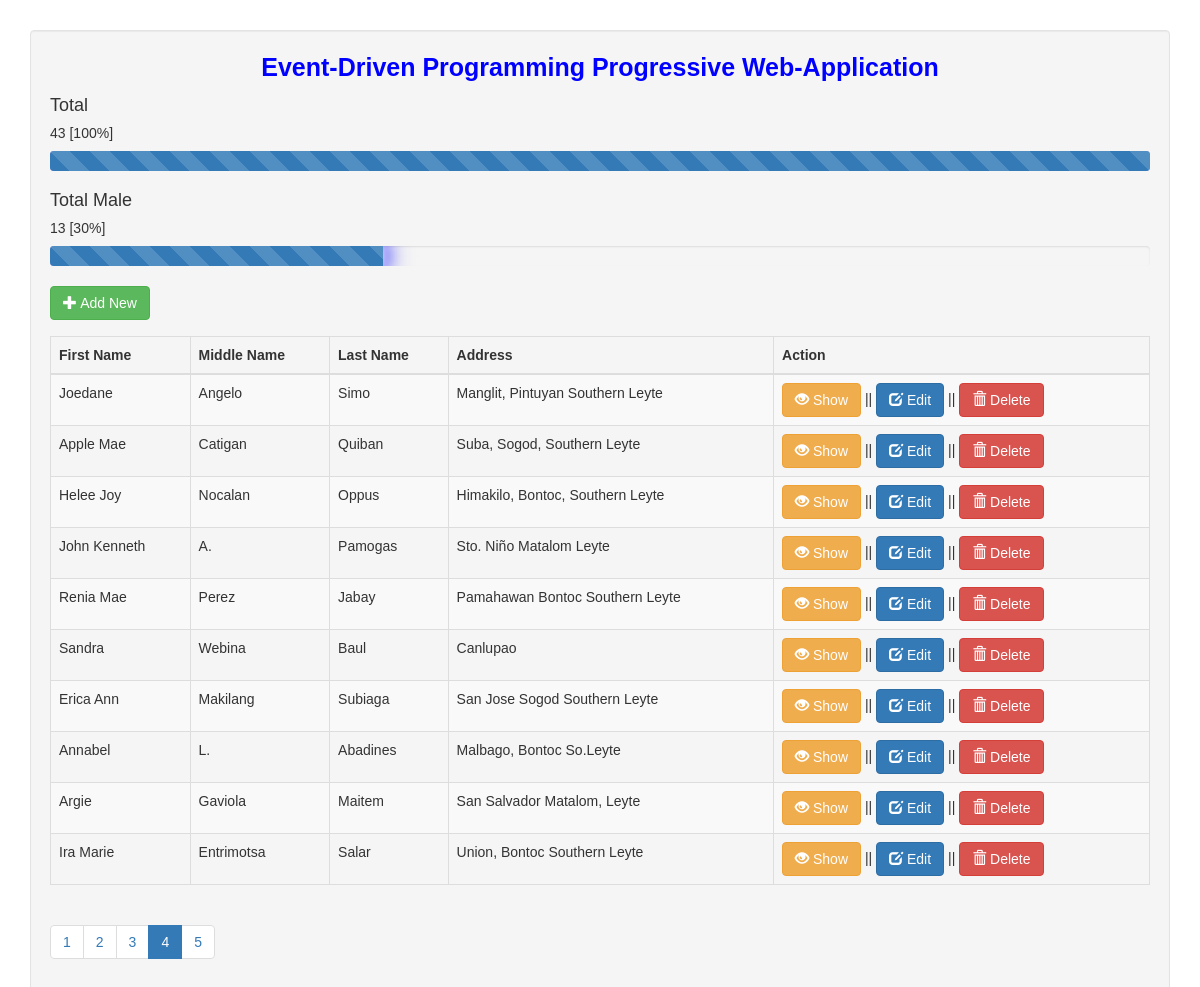
The app's page /index.php?page=4 with its own data.
### tables this page shows
CREATE TABLE `user` (
  `userid` int(11) NOT NULL,
  `firstname` varchar(30) NOT NULL,
  `middlename` varchar(255) NOT NULL,
  `lastname` varchar(30) NOT NULL,
  `birthdate` varchar(255) NOT NULL,
  `age` int(2) NOT NULL,
  `address` varchar(100) NOT NULL,
  `contact_no` bigint(12) NOT NULL,
  `civil_stat` varchar(255) NOT NULL,
  `gender` varchar(12) NOT NULL,
  `education_level` varchar(255) NOT NULL
);

### fetch.php (called while the page is built, shortened)
<?php
include('conn.php');
$total_users_query = mysqli_query($conn, "SELECT COUNT(*) as total_users FROM `user`");
$total_users_data = mysqli_fetch_assoc($total_users_query);
$total_users = $total_users_data['total_users'];
$male_users_query = mysqli_query($conn, "SELECT COUNT(*) as male_users FROM `user` WHERE gender = 'Male'");
$male_users_data = mysqli_fetch_assoc($male_users_query);
$male_users = $male_users_data['male_users'];
?>

### index.php (shortened to what this page needs)
<?php
include('fetch.php');
?>
<!DOCTYPE html>
<html lang="en">
<head>
    <link rel="stylesheet" href="https://maxcdn.bootstrapcdn.com/bootstrap/3.3.6/css/bootstrap.min.css" />
    <link rel="stylesheet" href="style.css">
    <link rel="stylesheet" href="https://cdnjs.cloudflare.com/ajax/libs/animate.css/4.1.1/animate.min.css"/>
</head>
<body>
    <div class="container">
        <div style="height:30px;"></div>
        <div class="well" style="margin:auto; padding:auto; width:auto;">
            <span style="font-size:25px; color:blue">
                <center class="animate__animated animate__pulse animate__infinite infinite">
                    <strong>Event-Driven Programming Progressive Web-Application</strong>
                </center>
            </span>
					<div class="card-columns">
						<div class="card">
							<div class="card-header"><h4>Total</h4></div>
							<div class="card-body">
								<h5 class="card-title"><?php echo $total_users; ?> [<?php echo round(($total_users / $total_users) * 100) . '%'; ?>]	</h5>
								<div class="progress">
									<div class="progress-bar bg-success progress-bar-striped animated glow rounded-pill" role="progressbar" style="width: <?php echo ($total_users / $total_users) * 100; ?>%" aria-valuenow="<?php echo ($total_users / $total_users) * 100; ?>" aria-valuemin="0" aria-valuemax="100"></div>
								</div>
							</div>
						</div>
						<div class="card">
							<div class="card-header"><h4>Total Male</h4></div>
							<div class="card-body">
								<h5 class="card-title"><?php echo $male_users; ?> [<?php echo round(($male_users / $total_users) * 100) . '%'; ?>]</h5>
								<div class="progress">
									<div class="progress-bar bg-success progress-bar-striped animated glow rounded-pill" role="progressbar" style="width: <?php echo ($male_users / $total_users) * 100; ?>%" aria-valuenow="<?php echo ($male_users / $total_users) * 100; ?>" aria-valuemin="0" aria-valuemax="100"></div>
								</div>
							</div>
						</div>
					</div>
			<span class="pull-left animate__animated animate__bounce">
                <a href="#addnew" data-toggle="modal" class="btn btn-success">
                    <span class="glyphicon glyphicon-plus"></span> Add New
                </a>
            </span>
            <div style="height:50px;"></div>
            <table class="table table-striped table-bordered table-hover">
                <thead>
                    <th>First Name</th>
                    <th>Middle Name</th>
                    <th>Last Name</th>
                    <th>Address</th>
                    <th>Action</th>
                </thead>
                <tbody>
                <?php
                    include('conn.php');
                    $limit = 10;
                    $page = isset($_GET['page']) ? $_GET['page'] : 1;
                    $start = ($page - 1) * $limit;
                    $query = mysqli_query($conn, "SELECT * FROM `user` LIMIT $start, $limit");
                    while ($row = mysqli_fetch_array($query)) {
                        ?>
                        <tr>
                            <td><?php echo ucwords($row['firstname']); ?></td>
                            <td><?php echo ucwords($row['middlename']); ?></td>
                            <td><?php echo ucwords($row['lastname']); ?></td>
                            <td><?php echo $row['address']; ?></td>
                            <td>
                                <a href="#show_info<?php echo $row['userid']; ?>" data-toggle="modal" class="btn btn-warning">
                                    <span class="glyphicon glyphicon-eye-open animate__animated animate__rubberBand animate__infinite infinite"></span> Show
                                </a> ||
                                <a href="#edit<?php echo $row['userid']; ?>" data-toggle="modal" class="btn btn-primary animate__animated animate__jackInTheBox btn-edit">
                                    <span class="glyphicon glyphicon-edit animate__animated animate__swing animate__infinite infinite"></span> Edit
                                </a> ||
                                <a href="#del<?php echo $row['userid']; ?>" data-toggle="modal" class="btn btn-danger animate__animated animate__headShake animate__infinite infinite">
                                    <span class="glyphicon glyphicon-trash"></span> Delete
                                </a>
                            </td>
                        </tr>
                        <?php
                    }
                ?>
                </tbody>
            </table>
            <ul class="pagination">
                <?php
                    $result_db = mysqli_query($conn, "SELECT COUNT(userid) FROM user");
                    $row_db = mysqli_fetch_row($result_db);
                    $total_records = $row_db[0];
                    $total_pages = ceil($total_records / $limit);
                    for ($i = 1; $i <= $total_pages; $i++) {
                        $active = ($i == $page) ? "active" : "";
                        echo "<li class='page-item $active'><a class='page-link' href='index.php?page=" . $i . "'>" . $i . "</a></li>";
                    }
                ?>
            </ul>
        </div>
    </div>
</body>
</html>

### style.css (style rules this page uses)
body { font-family: 'Poppins', sans-serif; }

### index.php (style rules this page uses)
.progress-bar-striped.animated { background-size: 40px 40px; animation: moveStripes 1s linear infinite; }
.glow { box-shadow: 0 0 10px , 0 0 20px #0000ff, 0 0 30px #0000ff; }

### records on screen
user: firstname "Joedane", middlename "Angelo", lastname "Simo", address "Manglit, Pintuyan Southern Leyte"
user: firstname "Apple Mae", middlename "Catigan", lastname "Quiban", address "Suba, Sogod, Southern Leyte"
user: firstname "Helee Joy", middlename "Nocalan", lastname "Oppus", address "Himakilo, Bontoc, Southern Leyte"
user: firstname "John Kenneth", middlename "A.", lastname "Pamogas", address "Sto. Niño Matalom Leyte"
user: firstname "Renia Mae", middlename "Perez", lastname "Jabay", address "Pamahawan Bontoc Southern Leyte"
user: firstname "Sandra", middlename "Webina", lastname "Baul", address "Canlupao"
user: firstname "Erica Ann", middlename "Makilang", lastname "Subiaga", address "San Jose Sogod Southern Leyte"
user: firstname "Annabel", middlename "L.", lastname "Abadines", address "Malbago, Bontoc So.Leyte"
user: firstname "Argie", middlename "Gaviola", lastname "Maitem", address "San Salvador Matalom, Leyte"
user: firstname "Ira Marie", middlename "Entrimotsa", lastname "Salar", address "Union, Bontoc Southern Leyte"

### other values on screen
$total_users "43"
$male_users "13"
